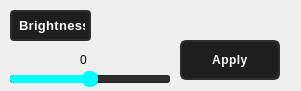
   <widget class="QWidget" name="brightnessWidget" native="true">
    <property name="geometry">
     <rect>
      <x>600</x>
      <y>620</y>
      <width>301</width>
      <height>91</height>
     </rect>
    </property>
    <widget class="QSlider" name="brightnessSlider">
     <property name="geometry">
      <rect>
       <x>10</x>
       <y>70</y>
       <width>160</width>
       <height>18</height>
      </rect>
     </property>
     <property name="styleSheet">
      <string notr="true">QSlider::groove:horizontal {
    border: 1px solid #333;
    background: #1e1e1e;
    height: 6px;
    border-radius: 3px;
}

QSlider::groove:horizontal:hover:enabled {
    background: #2c2c2c;
}

QSlider::sub-page:horizontal:enabled {
    background: #00ffff;
    border: 1px solid #00ffff;
    height: 6px;
    border-radius: 3px;
}

QSlider::add-page:horizontal:enabled {
    background: #2e2e2e;
    border: 1px solid #222;
    height: 6px;
    border-radius: 3px;
}

QSlider::handle:horizontal:enabled {
    background: #00ffff;
    border: 1px solid #00ffff;
    width: 14px;
    height: 14px;
    margin-top: -5px;
    margin-bottom: -5px;
    border-radius: 7px;
    transition: all 0.2s ease-in-out;
}

QSlider::handle:horizontal:hover:enabled {
    background: #33ffff;
    border: 1px solid #33ffff;
}

QSlider::handle:horizontal:pressed:enabled {
    background: #008b8b;
    border: 1px solid #008b8b;
}

/* Disabled appearance */
QSlider:disabled {
    background: #1e1e1e;
}

QSlider::groove:horizontal:disabled {
    background: #2e2e2e;
    border: 1px solid #2e2e2e;
}

QSlider::sub-page:horizontal:disabled {
    background: #444;
    border: 1px solid #444;
}

QSlider::add-page:horizontal:disabled {
    background: #2e2e2e;
    border: 1px solid #2e2e2e;
}

QSlider::handle:horizontal:disabled {
    background: #555;
    border: 1px solid #444;
}
</string>
     </property>
     <property name="minimum">
      <number>-100</number>
     </property>
     <property name="maximum">
      <number>100</number>
     </property>
     <property name="orientation">
      <enum>Qt::Orientation::Horizontal</enum>
     </property>
    </widget>
    <widget class="QPushButton" name="brightnessApply">
     <property name="geometry">
      <rect>
       <x>180</x>
       <y>40</y>
       <width>100</width>
       <height>40</height>
      </rect>
     </property>
     <property name="styleSheet">
      <string notr="true">QPushButton {
    background-color: #1E1E1E;
    color: white;
    border: 1.8px solid #2E2E2E;
    border-radius: 6px;
    padding: 3px 8px;
    font-size: 12px;
    font-weight: bold;
    letter-spacing: 0.5px;
    min-width: 80px;
    max-width: 80px;
    min-height: 30px;
    max-height: 30px;
}

QPushButton:hover {
    background-color: #2C2C2C;
    border: 1.8px solid #00FFFF;
    color: #00FFFF;
}

QPushButton:pressed {
    background-color: #111;
    border: 1.8px solid #008B8B;
    color: #008B8B;
}

QPushButton:disabled {
    background-color: #1E1E1E;
    border: 1.8px solid #2E2E2E;
    color: #555;
}
</string>
     </property>
     <property name="text">
      <string>Apply</string>
     </property>
     <property name="icon">
      <iconset resource="resources.qrc">
       <normaloff>:/icons/icons/apply.png</normaloff>:/icons/icons/apply.png</iconset>
     </property>
     <property name="iconSize">
      <size>
       <width>16</width>
       <height>16</height>
      </size>
     </property>
    </widget>
    <widget class="QLabel" name="brightnessValueLabel">
     <property name="geometry">
      <rect>
       <x>80</x>
       <y>50</y>
       <width>21</width>
       <height>20</height>
      </rect>
     </property>
     <property name="text">
      <string>0</string>
     </property>
    </widget>
    <widget class="QLabel" name="label_3">
     <property name="geometry">
      <rect>
       <x>10</x>
       <y>10</y>
       <width>81</width>
       <height>31</height>
      </rect>
     </property>
     <property name="styleSheet">
      <string notr="true">QLabel {
    background-color: #1E1E1E;
    color: white;
    border: 1.5px solid #2E2E2E;
    border-radius: 4px;
    padding: 2px 4px;
    font-size: 13px;
    font-weight: bold;
    letter-spacing: 0.3px;
}
</string>
     </property>
     <property name="text">
      <string>Brightness</string>
     </property>
    </widget>
   </widget>
